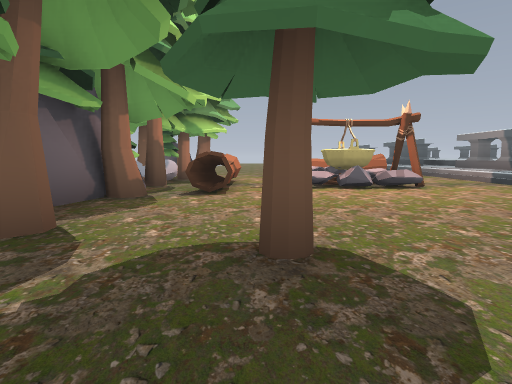
View 1 (above)

12 first-person views from a walk through a Godot game level. The camera is 1.2 m above the floor, tilts 6° down and sees 75° across. The floor is counted in squares, 2 m on a side. Each view is taken from the middle of a square. On the plan, view 1 faces up. The plan holds only what a view shows up to about 10 squares ahead; the rest is blank. The place goes on beyond the plan.

View 2
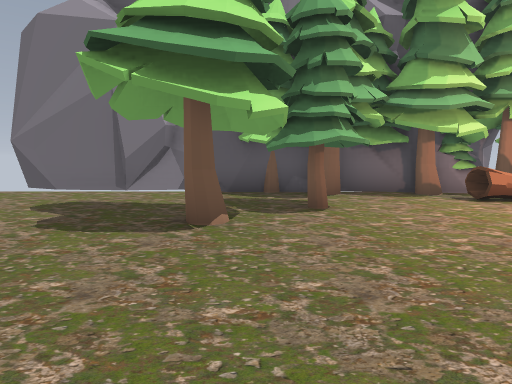

View 3
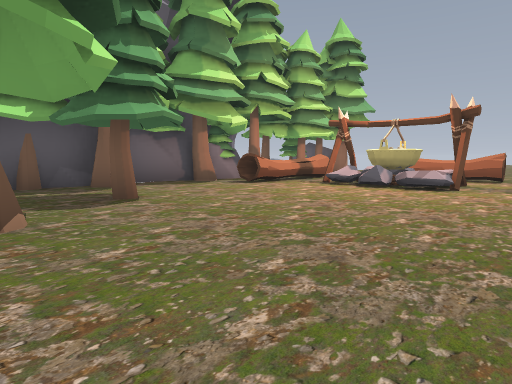

View 4
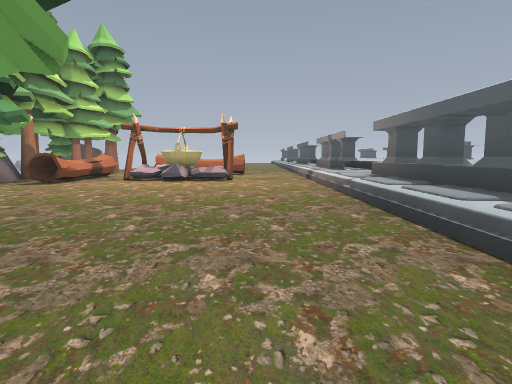

View 5
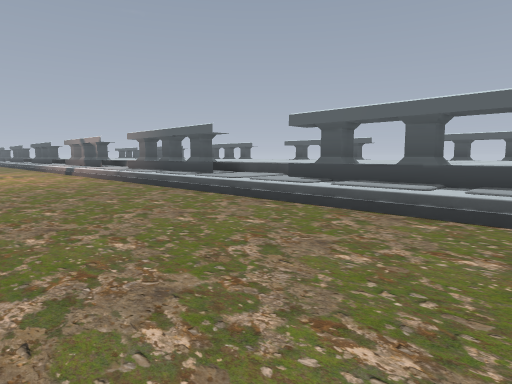

View 6
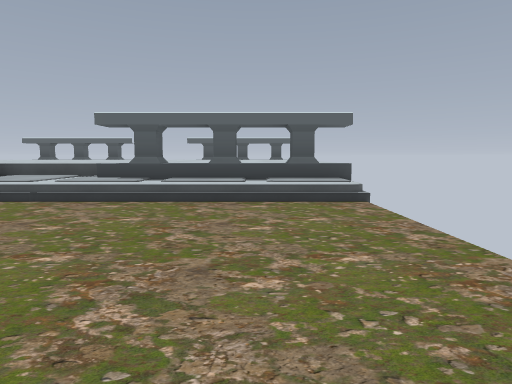

View 7
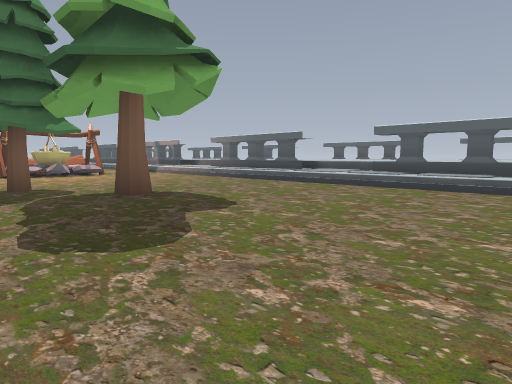

View 8
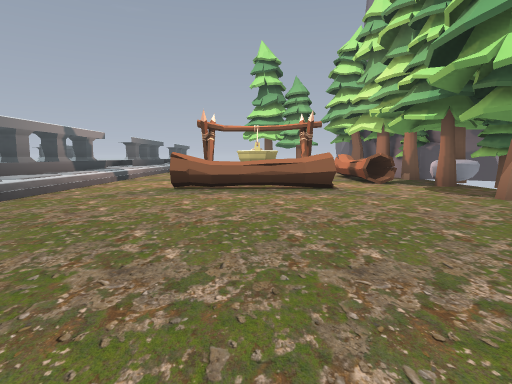

View 9
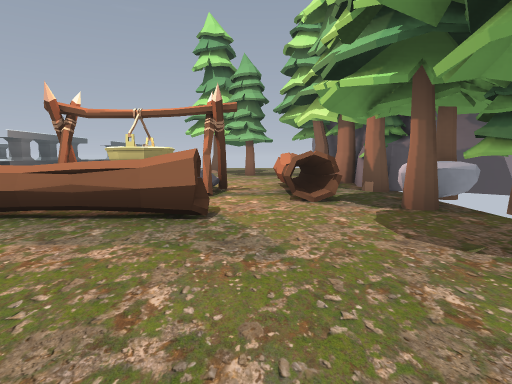

View 10
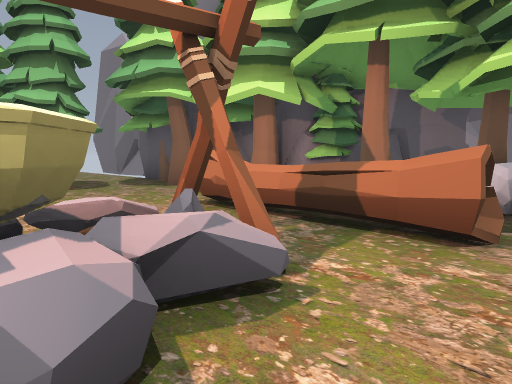

View 11
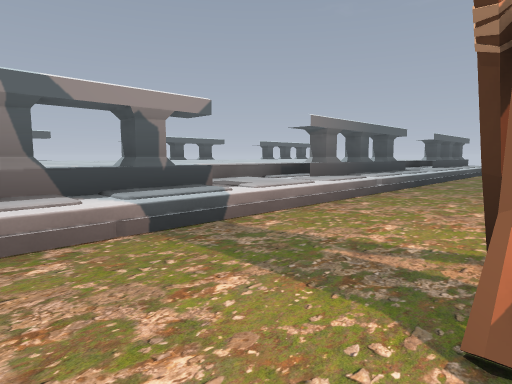

View 12
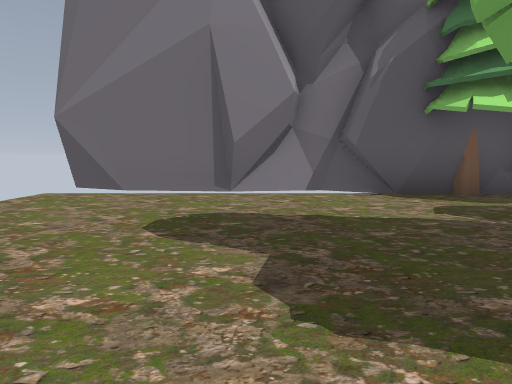

### Floor plan
Key: @ floor where view 1 was taken; # wall or solid block; . main floor; : floor 0.5 m higher than the main floor; + floor 1 m higher than the main floor; = window, fence, low wall or low ledge; ^ raised ledge; T tree; R rock.
Columns run from 4 left of view 1 to 9 right of it. Each row starts with its distance up from view 1.
 16       .
 15      ...
 14     .....
 13    .......
 12    .......
 11   T.......:
 10  T...^^^..:#
  9  TT#....#.:#
  8 #T#^=###..:#+
  7 #RT^.###..:#+
  6 RTT^......:++
  5  RT.......:++
  4  T........:#+=
  3   T.......:#+=
  2 RR..T.....:#
  1  #T.......:#
  0  #..@T....:+
 -1  #........:+
 -2  #........:#+
 -3  #........:#+
 -4  #........:#+
 -5  #........:#
 -6  #         =

Where each view was taken, in squares from view 1:
view 1: 0 up, 0 right, facing up
view 2: 1 up, 6 right, facing left
view 3: 0 up, 5 right, facing up-left
view 4: 2 down, 4 right, facing up
view 5: 5 down, 2 right, facing up-right
view 6: 4 down, 1 right, facing right
view 7: 5 down, 1 left, facing up-right
view 8: 16 up, 2 right, facing down
view 9: 13 up, 0 right, facing down
view 10: 9 up, 2 right, facing down-left
view 11: 9 up, 3 right, facing down-right
view 12: 2 down, 3 right, facing left
